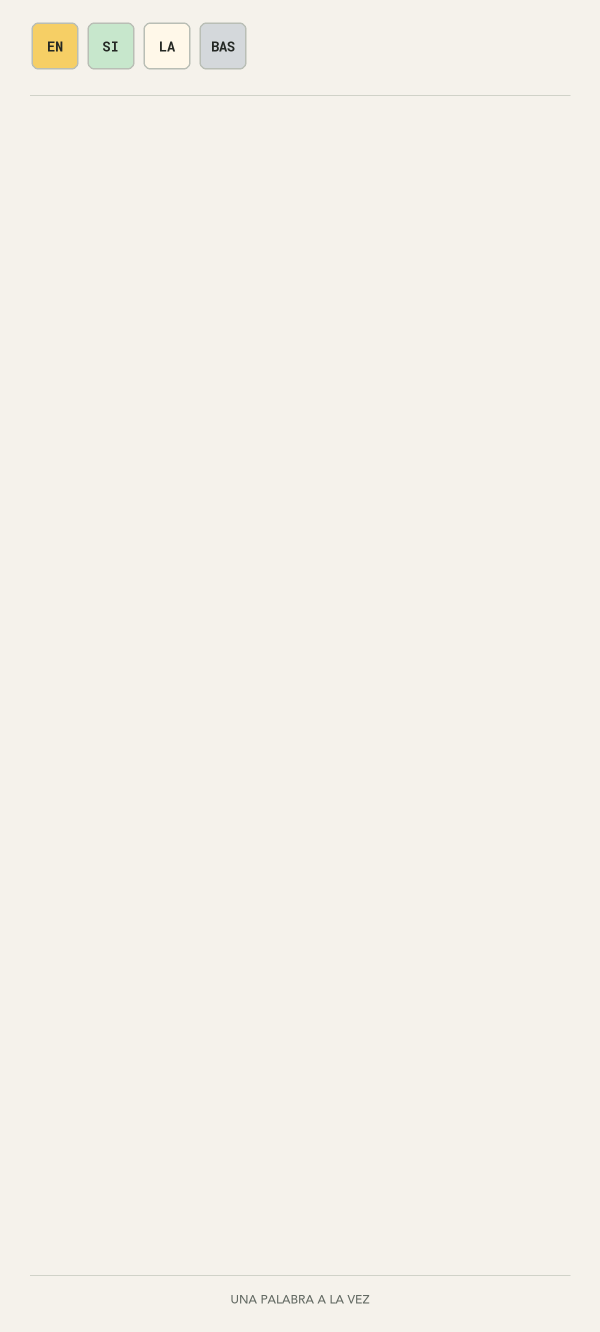
#> input picture BeatEngine/BeatEngine.Core/Content/Backgrounds/Layer0_0.png, 1200 x 2664 px (shown at 1/2 size)
$ python generate_art.py
#> lines starting #> are read from the running program, lines starting #| are printed output that depends on the picture
"""Build the En Silabas light puzzle / colored tiles visual system from geometry."""
from pathlib import Path
import stat
from PIL import Image, ImageDraw, ImageFont
ROOT = Path(__file__).resolve().parents[1] / 'BeatEngine'
CONTENT = ROOT / 'BeatEngine.Core/Content'
BG='#F5F2EB'
SURFACE='#FFFFFF'
LINE='#D0D2C8'
INK='#242824'
PAPER='#FFF8E9'
MUTED='#636A63'
TEAL='#536F50'
YELLOW='#F6CF65'
MINT='#C7E7CC'
GRAY='#D4D8DB'
TILE_COLORS=(YELLOW,MINT,PAPER,GRAY)
FONT=CONTENT/'Fonts/AvenirLTStd-Medium.otf'
BOLD=CONTENT/'Fonts/Roboto-Bold.ttf'
SYLLABLE_FONT=CONTENT/'Fonts/RobotoMono-Bold.ttf'

def canvas(size, opaque=False):
    return Image.new('RGBA',size,BG if opaque else (0,0,0,0))

def text(im,value,xy,size=48,fill=INK,bold=False,syllable=False):
    font=SYLLABLE_FONT if syllable else BOLD if bold else FONT
    ImageDraw.Draw(im).text(xy,value,font=ImageFont.truetype(str(font),size),fill=fill,anchor='mm')

def cell(size=(220,220),border=3,face=PAPER):
    im=canvas(size)
    ImageDraw.Draw(im).rounded_rectangle((3,3,size[0]-4,size[1]-4),radius=13,fill=face,outline='#B9BEB5',width=3)
    return im

# [14 lines left out: functions button, mark, not called in this run]

def tile_title(side=220,gap=20):
    im=canvas((side*4+gap*3,side))
    for i,syllable in enumerate(('EN','SI','LA','BAS')):
        x=i*(side+gap)
        im.alpha_composite(cell((side,side),face=TILE_COLORS[i]),(x,0))
        text(im,syllable,(x+side/2,side/2),int(side*.27),INK,syllable=True)
    return im


# [40 lines left out: functions title, tutorial, panel, feedback, not called in this run]

def background():
    im=canvas((1200,2664),True);d=ImageDraw.Draw(im)
    im.alpha_composite(tile_title(100,12),(60,42))
    d.line((60,190,1140,190),fill=LINE,width=2)
    d.line((60,2550,1140,2550),fill=LINE,width=2)
    text(im,'UNA PALABRA A LA VEZ',(600,2600),24,MUTED)
    return im

def generate():
    paths=[p for p in ROOT.rglob('*') if p.suffix.lower() in ('.png','.jpg','.bmp','.ico') and not any(x in p.parts for x in ('bin','obj','ArtPreview'))]
    labels={'Start':'Nueva partida','Continue':'Continuar','Entendido':'Siguiente','Exit':'Salir','Back':'Volver','Pause':'Pausa','Play':'Jugar','Retry':'Reintentar'}
    for p in paths:
        with Image.open(p) as original:size=original.size
#> original is the input picture: PIL image 1200x2664 RGBA; mean R, G, B, A 244.6, 241.6, 234.3, 255
#> size = (1200, 2664)
        name=p.stem
        if 'Backgrounds' in str(p):im=background() if name.endswith('_0') else canvas((1200,2664))
#> in tile_title, `im=canvas((side*4+gap*3,side))`: im: PIL image 436x100 RGBA; every value is 0
#> after the loop in tile_title, `for i,syllable in enumerate(('EN','SI','LA','BAS')):`:
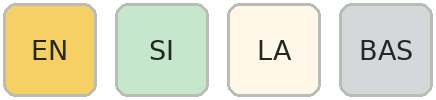
#> im: PIL image 436x100 RGBA; mean R, G, B, A 173.1, 172, 146.4, 203; transparent parts drawn white
        elif name.startswith('Tutorial'):im=tutorial(int(name[-1]))
        elif p.parent.name=='Tiles':
            im=cell(face={'magenta':YELLOW,'blue':MINT,'leaf':PAPER,'gray':GRAY}.get(name,PAPER))
            if name=='front':text(im,'\u00b7',(110,105),64,INK)
        elif name.startswith('SylabrixTitle'):im=title((1080,620))
        elif name=='Welcome_button':
            im=canvas((1080,180))
        elif name=='ShowHint_button':im=button((600,120),'Mostrar Pista')
        elif name=='Arrow':im=button((220,110),'Saltar >')
        elif p.parent.name=='Buttons':im=button((1080,180),labels.get(name.split('_')[0],'Continuar'),name.startswith(('Start','Entendido','Play')))
        elif name=='Panel':im=panel()
        elif p.parent.name in ('Environment','Overlays'):
            label={'TryAgain':'Puedes hacerlo mejor!','Excelente':'Bien hecho.','GetReady':'Prepara tus palabras.','GetReady2':'Prepara tus palabras.','WatchCat':'Observa.','RepeatCat':'Tu turno.','you_win':'Bien hecho.','you_lose':'Int\u00e9ntalo otra vez.'}.get(name,'En Silabas')
            im=feedback(label)
        elif name=='Star':
            im=canvas((416,32));d=ImageDraw.Draw(im)
            for i in range(13):d.line((i*32+8,16,i*32+14,22,i*32+25,9),fill=TEAL,width=2)
        elif name=='Splash':
            im=title((1080,620),tagline=False)
        elif name=='Default':
            im=canvas(size,True);logo=mark((min(size)//2,)*2);im.alpha_composite(logo,((size[0]-logo.width)//2,(size[1]-logo.height)//2))
        else:im=mark(size)
        if p.suffix.lower() in ('.jpg','.bmp'):im=im.convert('RGB')
        p.chmod(p.stat().st_mode|stat.S_IWRITE)
        tmp=p.with_name(p.stem+'.generated'+p.suffix)
        if p.suffix.lower()=='.ico':im.save(tmp,sizes=[(16,16),(32,32),(48,48),(128,128),(256,256)])
        else:im.save(tmp)
        tmp.replace(p)
    print(f'Rebuilt {len(paths)} light puzzle / colored tiles assets.')

def preview():
    out=ROOT/'ArtPreview';out.mkdir(exist_ok=True)
    menu=background()
#> (the run stopped early here; a loop or call above may not have finished)
